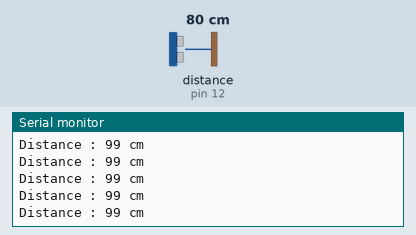
Simulated run of this sketch. Board: Arduino Uno, built with avr-gcc and run on an emulated ATmega328P. Parts: the last lines printed to the serial monitor. Wiring (inferred from the names in the program): ultrasonic range finder: trigger pin 15; echo pin 12. The inputs (shaded band) are chosen by the test bench; at power-on: distance to the obstacle (sensor on pin 12) 80 cm. The echo pulse lasts 58.3 µs per cm.

Above: at 1.2 s.
1.3 s: distance to the obstacle (sensor on pin 12) set to 299 cm
At 1.62 s:
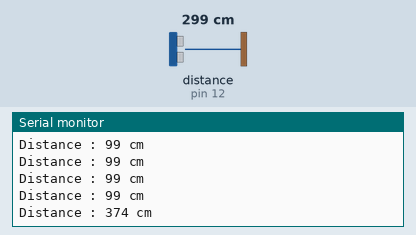
4.3 s: distance to the obstacle (sensor on pin 12) set to 2 cm
At 4.45 s:
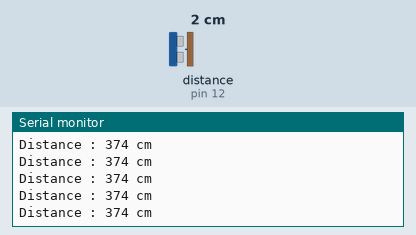
Timing chart, 0 to 7.3 s (numbered marks = the images above; inputs shaded):
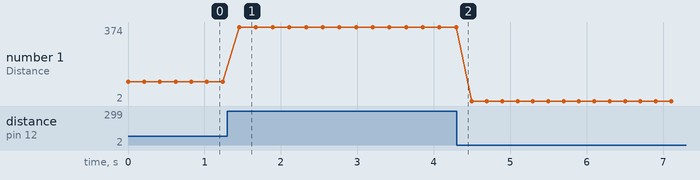

Measured:
- after the input at 1.3 s, the serial monitor: prints a new line after 0.16 s (image 1)
- plotted number 1: 99 → 374 after the input at 1.3 s, 374 → 2 after the input at 4.3 s

The sketch:

sensorUltrasonic.ino
```cpp
// Define Variable
const int trigPin = 15;
const int echoPin = 12;

long duration;
int distance;

void setup() {
  pinMode(trigPin,OUTPUT);
  pinMode(echoPin,INPUT);
  Serial.begin(9600);
}

void loop(){
  // Clears the trigPin
  digitalWrite(trigPin,LOW);
  delayMicroseconds(2);
  digitalWrite(trigPin,HIGH);
  delayMicroseconds(10);
  digitalWrite(trigPin,LOW);
  duration = pulseIn(echoPin,HIGH);
  distance = duration * 0.043/2;
  Serial.print("Distance : ");
  Serial.print(distance);
  Serial.println(" cm");
  delay(200);
}
```
